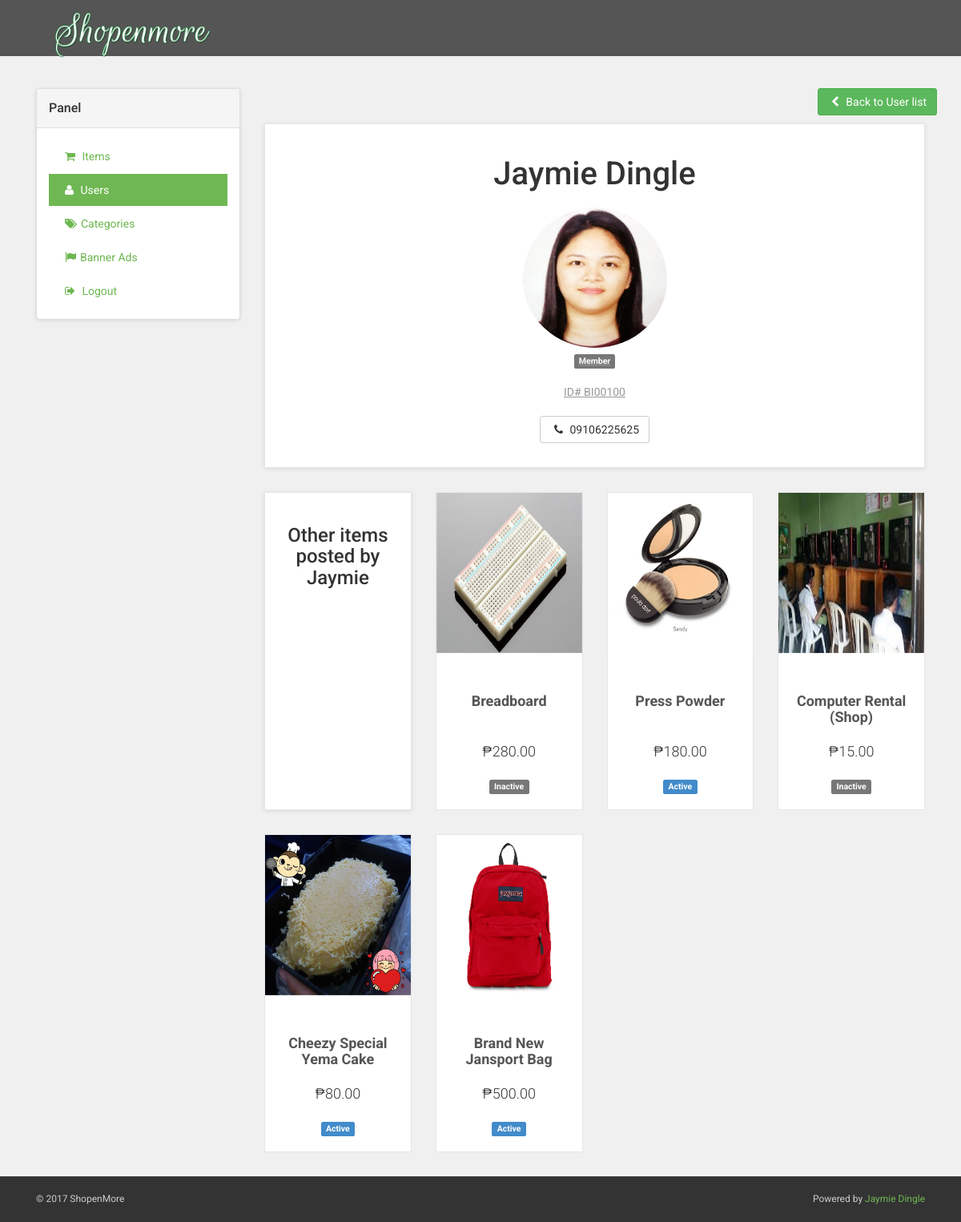
/admin/userdetails.php?id=35, run on an earlier commit of the app's database.
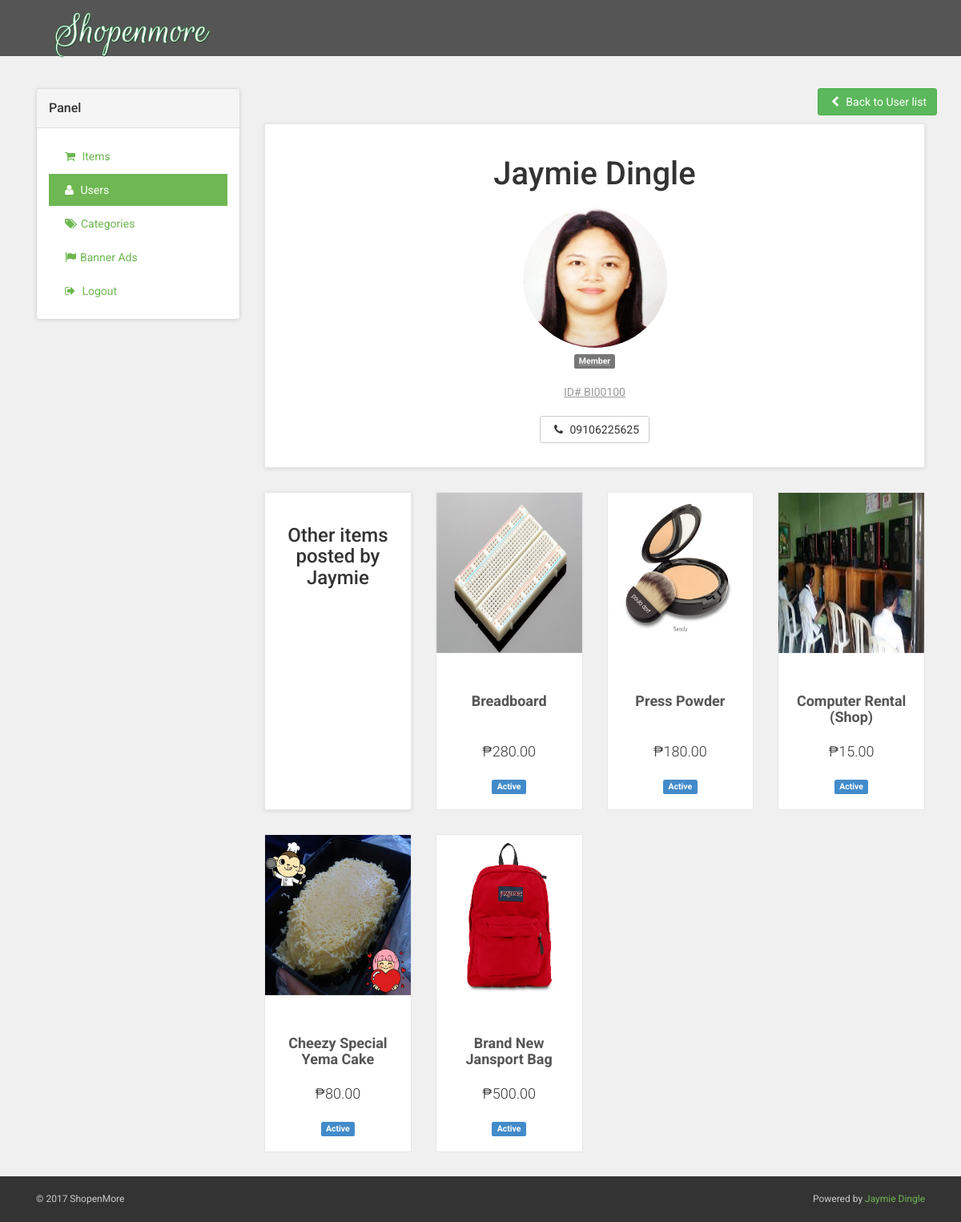
And on a later commit of the database.
### tables this page shows
CREATE TABLE `tb_items` (
  `id` int(11) NOT NULL,
  `user_id` int(11) NOT NULL,
  `item_category_id` int(11) NOT NULL,
  `name` varchar(100) NOT NULL,
  `price` double NOT NULL,
  `description` text NOT NULL,
  `date_posted` timestamp NOT NULL DEFAULT CURRENT_TIMESTAMP,
  `item_status_id` int(1) NOT NULL DEFAULT '0',
  `image_url` text NOT NULL,
  `is_active` tinyint(1) NOT NULL DEFAULT '1'
);

### libs/meekrodb.2.3.class.php (called while the page is built, shortened)
<?php
class DB {
  protected static $mdb = null;
  public static function getMDB() {
    $mdb = DB::$mdb;
    if ($mdb === null) {
      $mdb = DB::$mdb = new MeekroDB();
    }
    return $mdb;
  }
  public static function query() { $args = func_get_args(); return call_user_func_array(array(DB::getMDB(), 'query'), $args); }
  public static function queryFullColumns() { $args = func_get_args(); return call_user_func_array(array(DB::getMDB(), 'queryFullColumns'), $args); }
}
class MeekroDB {
  public $encoding = 'latin1';
  public $param_char = '%';
  public $named_param_seperator = '_';
  public $connect_options = array(MYSQLI_OPT_CONNECT_TIMEOUT => 30);
  public $internal_mysql = null;
  public function __construct($host=null, $user=null, $password=null, $dbName=null, $port=null, $encoding=null) {
    if ($encoding === null) $encoding = DB::$encoding;
    $this->encoding = $encoding;
  }
  public function get() {
    $mysql = $this->internal_mysql;
    if (!($mysql instanceof MySQLi)) {
      $mysql = new mysqli();
      foreach ($this->connect_options as $key => $value) {
        $mysql->options($key, $value);
      }
      $mysql->set_charset($this->encoding);
      $this->internal_mysql = $mysql;
    }
    return $mysql;
  }
  protected function preparseQueryParams() {
    $args = func_get_args();
    $sql = trim(strval(array_shift($args)));
    $args_all = $args;
    if (count($args_all) == 0) return array($sql);
    $param_char_length = strlen($this->param_char);
    $named_seperator_length = strlen($this->named_param_seperator);
    $types = array(
      $this->param_char . 'll',
      $this->param_char . 'ls',
      $this->param_char . 'l',
      $this->param_char . 'li',
      $this->param_char . 'ld',
      $this->param_char . 'lb',
      $this->param_char . 'lt',
      $this->param_char . 's',
      $this->param_char . 'i',
      $this->param_char . 'd',
      $this->param_char . 'b',
      $this->param_char . 't',
      $this->param_char . '?',
      $this->param_char . 'ss'
    );
    $posList = array();
    foreach ($types as $type) {
      $lastPos = 0;
      while (($pos = strpos($sql, $type, $lastPos)) !== false) {
        $lastPos = $pos + 1;
        $posList[$pos] = $type;
      }
    }
    ksort($posList);
    $chunkyQuery = array();
    $pos_adj = 0;
    foreach ($posList as $pos => $type) {
      $type = substr($type, $param_char_length);
      $length_type = strlen($type) + $param_char_length;
      $new_pos = $pos + $pos_adj;
      $new_pos_back = $new_pos + $length_type;
      $arg_number_length = 0;
      if ($arg_number_length = strspn($sql, '0123456789', $new_pos_back)) {
        $arg_number = substr($sql, $new_pos_back, $arg_number_length);
        if (! array_key_exists($arg_number, $args_all)) $this->nonSQLError("Non existent argument reference (arg $arg_number): $sql");
        $arg = $args_all[$arg_number];
      } else {
        $arg = array_shift($args);
      }
      if ($new_pos > 0) $chunkyQuery[] = substr($sql, 0, $new_pos);
      if (is_object($arg) && ($arg instanceof WhereClause)) {
        list($clause_sql, $clause_args) = $arg->textAndArgs();
        array_unshift($clause_args, $clause_sql);
        $preparsed_sql = call_user_func_array(array($this, 'preparseQueryParams'), $clause_args);
        $chunkyQuery = array_merge($chunkyQuery, $preparsed_sql);
      } else {
        $chunkyQuery[] = array('type' => $type, 'value' => $arg);
      }
      $sql = substr($sql, $new_pos_back + $arg_number_length);
      $pos_adj -= $new_pos_back + $arg_number_length;
    }
    return $chunkyQuery;
  }
  protected function escape($str) { return "'" . $this->get()->real_escape_string(strval($str)) . "'"; }
  protected function intval($var) {
    if (PHP_INT_SIZE == 8) return intval($var);
    return floor(doubleval($var));
  }
  protected function parseQueryParams() {
    $args = func_get_args();
    $chunkyQuery = call_user_func_array(array($this, 'preparseQueryParams'), $args);
    $query = '';
    $array_types = array('ls', 'li', 'ld', 'lb', 'll', 'lt');
    foreach ($chunkyQuery as $chunk) {
      if (is_string($chunk)) {
        $query .= $chunk;
        continue;
      }
      $type = $chunk['type'];
      $arg = $chunk['value'];
      $result = '';
      if ($type != '?') {
        $is_array_type = in_array($type, $array_types, true);
      }
      if ($type == 's') $result = $this->escape($arg);
      else if ($type == 'i') $result = $this->intval($arg);
      $query .= $result;
    }
    return $query;
  }
  protected function prependCall($function, $args, $prepend) { array_unshift($args, $prepend); return call_user_func_array($function, $args); }
  public function query() { $args = func_get_args(); return $this->prependCall(array($this, 'queryHelper'), $args, 'assoc'); }
  public function queryFullColumns() { $args = func_get_args(); return $this->prependCall(array($this, 'queryHelper'), $args, 'full'); }
  protected function queryHelper() {
    $args = func_get_args();
    $type = array_shift($args);
    $db = $this->get();
    $is_buffered = true;
    $row_type = 'assoc';
    $full_names = false;
    switch ($type) {
      case 'assoc':
        break;
      case 'full':
        $row_type = 'list';
        $full_names = true;
        break;
    }
    $sql = call_user_func_array(array($this, 'parseQueryParams'), $args);
    $result = $db->query($sql, $is_buffered ? MYSQLI_STORE_RESULT : MYSQLI_USE_RESULT);
    $return = array();
    if ($full_names) {
      $infos = array();
      foreach ($result->fetch_fields() as $info) {
        if (strlen($info->table)) $infos[] = $info->table . '.' . $info->name;
        else $infos[] = $info->name;
      }
    }
    while ($row = ($row_type == 'assoc' ? $result->fetch_assoc() : $result->fetch_row())) {
      if ($full_names) $row = array_combine($infos, $row);
      $return[] = $row;
    }
    return $return;
  }
}
?>

### admin/userdetails.php (the view, shortened to what the changed rows need)
<?php include('includes/header.php'); ?>
<?php include('includes/top-bar.php'); ?>
<?php
$get_user_id = isset($_GET['id']) ?  $_GET['id'] : false;
$user = DB::queryFullColumns("SELECT * FROM tb_users
           LEFT JOIN tb_user_role
           ON tb_users.user_role_id = tb_user_role.id
           WHERE
           tb_users.id = %i ", $get_user_id );
  $user = $user[0];
  $item_by_owner = DB::query("SELECT * FROM tb_items
           WHERE
           user_id = %i ",  $user['tb_users.id']);
?>
    <div id="all">
        <div id="content">
            <div class="container">
                <br>
                <div class="col-md-9">
                    <div class="row" id="productMain" style="margin-bottom: 0px;">
                        <div class="col-sm-12">
                            <div class="box">
                                <h1 class="text-center"><?php echo $user['tb_users.fname'] .' '. $user['tb_users.lname']; ?></h1>
                            </div>
                        </div>
                    </div>
                    <div class="row same-height-row">
                        <?php foreach($item_by_owner as $key=>$item_by){ ?>
                        <div class="col-md-3 col-sm-6">
                            <div class="product same-height" >
                                <div class="flip-container">
                                      <div class="flipper">
                                        <div class="front">
                                            <a href="itemdetail.php?id=<?php echo $item_by['id']; ?>">
                                                <img src="uploads/items/<?php echo $item_by['image_url']; ?>" alt="" style="width:100%;height:200px" class="img-responsive">
                                            </a>
                                        </div>
                                        <div class="back">
                                            <a href="itemdetail.php?id=<?php echo $item_by['id']; ?>">
                                            </a>
                                        </div>
                                    </div>
                                </div>
                                <div class="text" style="margin:20px 0;text-align:center">
                                    <h3><a href="itemdetail.php?id=<?php echo $item_by['id']; ?>"><?php echo ucwords($item_by['name']); ?></a></h3>
                                    <p class="price">&#8369;<?php echo $item_by['price']; ?>.00</p>
                                    <span class="label label-<?php echo ($item_by['is_active']) ? 'primary' : 'default'; ?>">
                                        <?php echo ($item_by['is_active']) ? 'Active' : 'Inactive'; ?>
                                    </span>
                                </div>
                            </div>
                        </div>
                        <?php } ?>
                    </div>
                </div>
            </div>
        </div>
     <?php include('includes/footer.php'); ?>

What changed in the data, as far as the page shows it:
changed tb_items "Breadboard": is_active "Inactive" → "Active"
changed tb_items "Computer Rental (Shop)": is_active "Inactive" → "Active"
